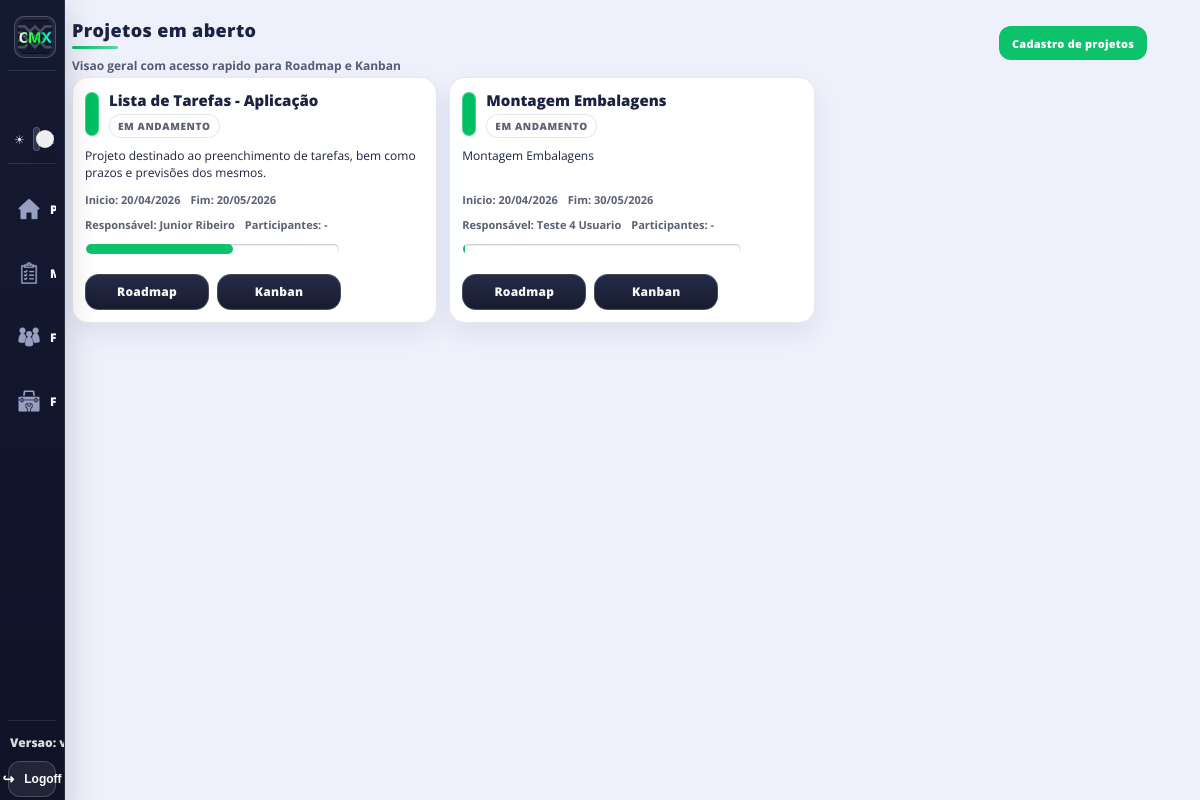
The page /projects/catalog/ (signed in) on the database its author committed.
### tiqueue/models.py (models this page shows, shortened)
class Project(models.Model):
    STATUS_CHOICES = [
        ("planned", "Planejado"),
        ("active", "Em andamento"),
        ("paused", "Pausado"),
        ("done", "Concluido"),
    ]
    name = models.CharField(max_length=140, unique=True)
    description = models.TextField(blank=True, null=True)
    developer = models.ForeignKey(
        "accounts.User",
        on_delete=models.SET_NULL,
        null=True,
        blank=True,
        related_name="projects",
    )
    participants = models.ManyToManyField("accounts.User", blank=True, related_name="project_participations")
    status = models.CharField(max_length=12, choices=STATUS_CHOICES, default="active")
    color = models.CharField(max_length=7, default="#00bf63")
    start_date = models.DateField(blank=True, null=True)
    end_date = models.DateField(blank=True, null=True)
    created_at = models.DateTimeField(auto_now_add=True)

### accounts/models.py (models this page shows)
class User(AbstractUser):
    userId = models.CharField(max_length=20, unique=True)
    nameUser = models.CharField(max_length=150, null=True)
    id_sm = models.CharField(max_length=50, blank=True, null=True)
    id_erp = models.CharField(max_length=50, blank=True, null=True)
    is_system_admin = models.BooleanField(default=False)
    last_access_at = models.DateTimeField(blank=True, null=True)
    last_data_change_at = models.DateTimeField(blank=True, null=True)
    email = models.EmailField(unique=True)
    USERNAME_FIELD = 'username'
    REQUIRED_FIELDS = ['userId', 'email']

### tiqueue/views.py (the view)
# urls.py: path('projects/catalog/', views.projectCatalogPage, name='projectCatalogPage')
@login_required
def projectCatalogPage(request):
    projects = list(
        Project.objects.select_related("developer").prefetch_related("participants").filter(
            status__in=["planned", "active", "paused"]
        ).annotate(
            roadmap_total=Count("roadmap_items"),
            roadmap_done=Count("roadmap_items", filter=Q(roadmap_items__status="done")),
            kanban_cards_total=Count("kanban_cards"),
        ).order_by("name")
    )
    for p in projects:
        total = int(getattr(p, "roadmap_total", 0) or 0)
        done = int(getattr(p, "roadmap_done", 0) or 0)
        p.roadmap_progress_pct = int(round((done / total) * 100)) if total > 0 else 0
    return render(
        request,
        "tiqueue/project_catalog.html",
        {
            "projects": projects,
            "page_title": "Projetos em aberto",
            "is_concluded_page": False,
        },
    )

### tiqueue/context_processors.py (called while the page is built)
def system_config(request):
    cfg = SystemConfig.objects.order_by("-updated_at", "-id").first()
    return {
        "sidebar_system_version": (cfg.system_version if cfg and cfg.system_version else ""),
    }

### templates/tiqueue/project_catalog.html (shortened to what this page needs)
{% load static %}
<head>
    <link rel="stylesheet" href="{% static '/style/theme.css'%}">
    <link rel="stylesheet" href="{% static '/style/mainQueue.css'%}">
</head>
<!DOCTYPE html>
<body>
    {% include 'partials/sidebar.html' %}
    <div class="queue_main">
        <div class="headerMain">
            <div class="headerTitle">
                <h1>{% if page_title %}{{ page_title }}{% else %}Projetos{% endif %}</h1>
                <div class="subtitle">Visao geral com acesso rapido para Roadmap e Kanban</div>
            </div>
            <div class="headerButton">
                <div class="queue-toolbar">
                    <a class="queue-primary-btn" href="{% url 'manageProjects' %}">Cadastro de projetos</a>
                </div>
            </div>
        </div>
        <div class="projects-catalog-grid">
            {% for p in projects %}
                <article class="projects-catalog-card">
                    <header class="projects-catalog-head">
                        <div class="projects-color" style="background-color: {{ p.color }};"></div>
                        <div class="projects-title-wrap">
                            <h2 class="projects-title">{{ p.name }}</h2>
                            <span class="projects-status">{{ p.get_status_display }}</span>
                        </div>
                    </header>
                    <p class="projects-desc">
                        {% if p.description %}
                            {{ p.description }}
                        {% else %}
                            Sem descricao informada.
                        {% endif %}
                    </p>
                    <div class="projects-meta">
                        <span>Inicio: {% if p.start_date %}{{ p.start_date|date:"d/m/Y" }}{% else %}-{% endif %}</span>
                        <span>Fim: {% if p.end_date %}{{ p.end_date|date:"d/m/Y" }}{% else %}-{% endif %}</span>
                        <span>Responsável: {% if p.developer %}{% if p.developer.nameUser %}{{ p.developer.nameUser }}{% else %}{{ p.developer.username }}{% endif %}{% else %}-{% endif %}</span>
                        <span>Participantes:
                            {% for u in p.participants.all %}
                                {% if u.nameUser %}{{ u.nameUser }}{% else %}{{ u.username }}{% endif %}{% if not forloop.last %}, {% endif %}
                            {% empty %}
                                -
                            {% endfor %}
                        </span>
                    </div>
                    <div class="projects-progress">
                        <div class="queue-progress{% if p.roadmap_total == 0 %} is-hidden{% endif %}">
                            <div class="queue-progress-bar">
                                <div class="queue-progress-fill" style="width: {{ p.roadmap_progress_pct }}%;"></div>
                            </div>
                            <div class="queue-progress-meta">
                                <span class="queue-progress-pct">{{ p.roadmap_progress_pct }}%</span>
                                <span class="queue-progress-frac">({{ p.roadmap_done }}/{{ p.roadmap_total }})</span>
                            </div>
                        </div>
                    </div>
                    <footer class="projects-actions">
                        <a class="queue-secondary-btn project-nav-btn" href="{% url 'projectRoadmapView' p.id %}">Roadmap</a>
                        <a class="queue-secondary-btn project-nav-btn" href="{% url 'projectBoard' p.id %}">Kanban</a>
                    </footer>
                </article>
            {% empty %}
                <div class="queue-empty">Nenhum projeto cadastrado.</div>
            {% endfor %}
        </div>
    </div>
</body>

### connect/static/style/theme.css (style rules this page uses)
* { scrollbar-width: thin; scrollbar-color: rgba(0, 191, 99, 0.9) rgba(28, 34, 66, 0.18); }

### rows shown on the page
Project: name "Lista de Tarefas - Aplicação", status "EM ANDAMENTO", description "Projeto destinado ao preenchimento de tarefas, bem como prazos e previsões dos mesmos.", start_date "20/04/2026", end_date "20/05/2026", developer.nameUser "Junior Ribeiro", {{ p.roadmap_progress_pct }} 58 (drawn)
Project: name "Montagem Embalagens", status "EM ANDAMENTO", description "Montagem Embalagens", start_date "20/04/2026", end_date "30/05/2026", developer.nameUser "Teste 4 Usuario", {{ p.roadmap_progress_pct }} 0 (drawn)

### other values the page prints
{{ page_title }} "Projetos em aberto"
